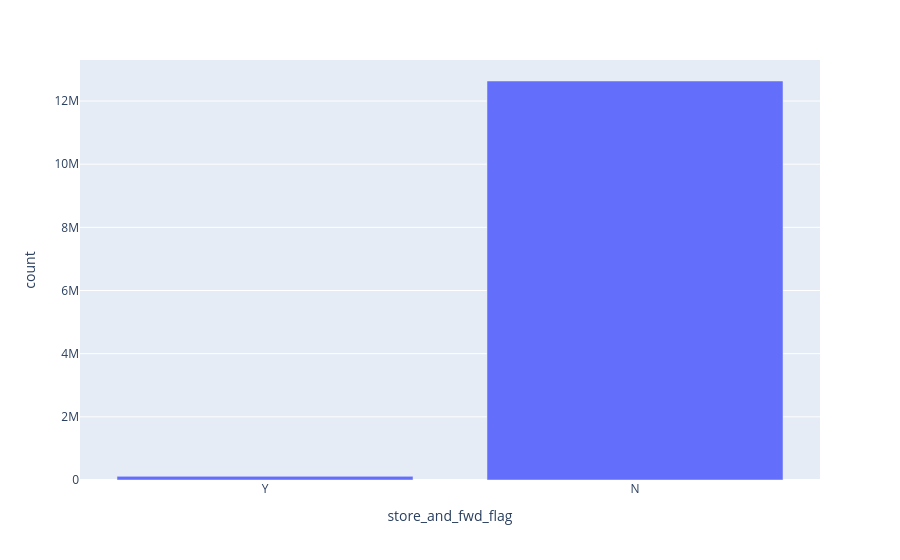

Notebook source saved alongside this figure:
### Code cell
df.groupBy("store_and_fwd_flag").count().show()
df.groupBy("store_and_fwd_flag").count().plot.bar(
    x="store_and_fwd_flag", y="count"
).show()

### Figure 1 — Plotly figure (JSON) as saved in the notebook; plotly's stock layout.template omitted (floating-point values rounded to 4 significant figures)
{"data": [{"hovertemplate": "store_and_fwd_flag=%{x}<br>count=%{y}<extra></extra>", "legendgroup": "", "marker": {"color": "#636efa", "pattern": {"shape": ""}}, "name": "", "orientation": "v", "showlegend": false, "textposition": "auto", "type": "bar", "x": ["Y", "N"], "xaxis": "x", "y": [115033, 12633953], "yaxis": "y"}], "layout": {"barmode": "relative", "legend": {"tracegroupgap": 0}, "margin": {"t": 60}, "xaxis": {"anchor": "y", "domain": [0, 1], "title": {"text": "store_and_fwd_flag"}}, "yaxis": {"anchor": "x", "domain": [0, 1], "title": {"text": "count"}}}}
